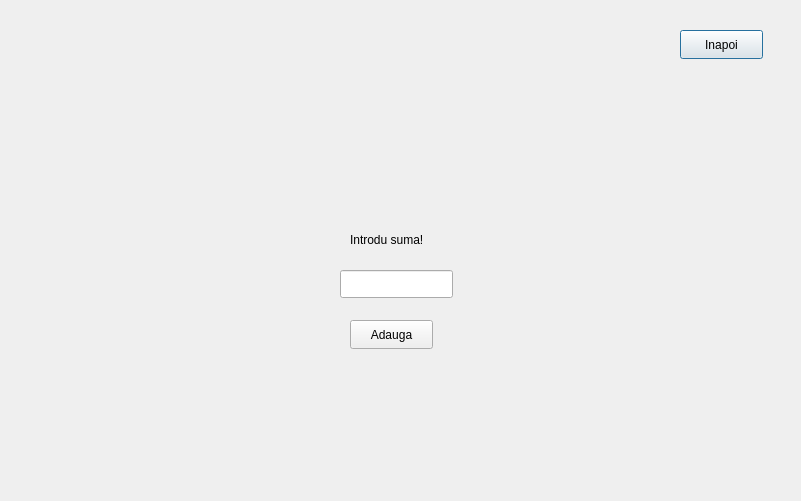
<?xml version="1.0" encoding="UTF-8"?>
<ui version="4.0">
 <class>fereastraAdaugaBani</class>
 <widget class="QDialog" name="fereastraAdaugaBani">
  <property name="geometry">
   <rect>
    <x>0</x>
    <y>0</y>
    <width>801</width>
    <height>501</height>
   </rect>
  </property>
  <property name="windowTitle">
   <string>Dialog</string>
  </property>
  <property name="styleSheet">
   <string notr="true">#fereastraAdaugaBani
{
background:url(:/imaginebuna.png)
}</string>
  </property>
  <widget class="QPushButton" name="pushButton">
   <property name="geometry">
    <rect>
     <x>680</x>
     <y>30</y>
     <width>83</width>
     <height>29</height>
    </rect>
   </property>
   <property name="text">
    <string>Inapoi</string>
   </property>
  </widget>
  <widget class="QLineEdit" name="lineEdit">
   <property name="geometry">
    <rect>
     <x>340</x>
     <y>270</y>
     <width>113</width>
     <height>28</height>
    </rect>
   </property>
  </widget>
  <widget class="QLabel" name="label">
   <property name="geometry">
    <rect>
     <x>350</x>
     <y>230</y>
     <width>101</width>
     <height>20</height>
    </rect>
   </property>
   <property name="text">
    <string>Introdu suma!</string>
   </property>
  </widget>
  <widget class="QPushButton" name="pushButton_2">
   <property name="geometry">
    <rect>
     <x>350</x>
     <y>320</y>
     <width>83</width>
     <height>29</height>
    </rect>
   </property>
   <property name="text">
    <string>Adauga</string>
   </property>
  </widget>
 </widget>
 <resources/>
 <connections/>
</ui>
